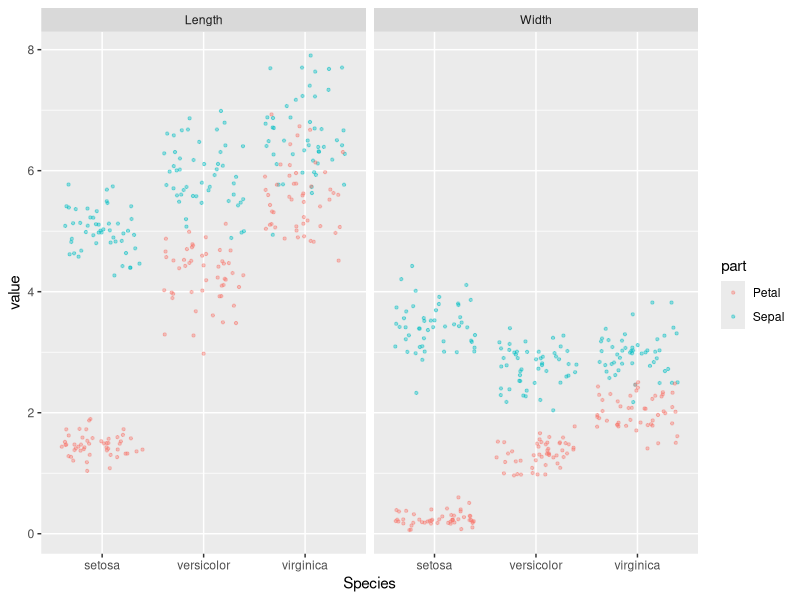
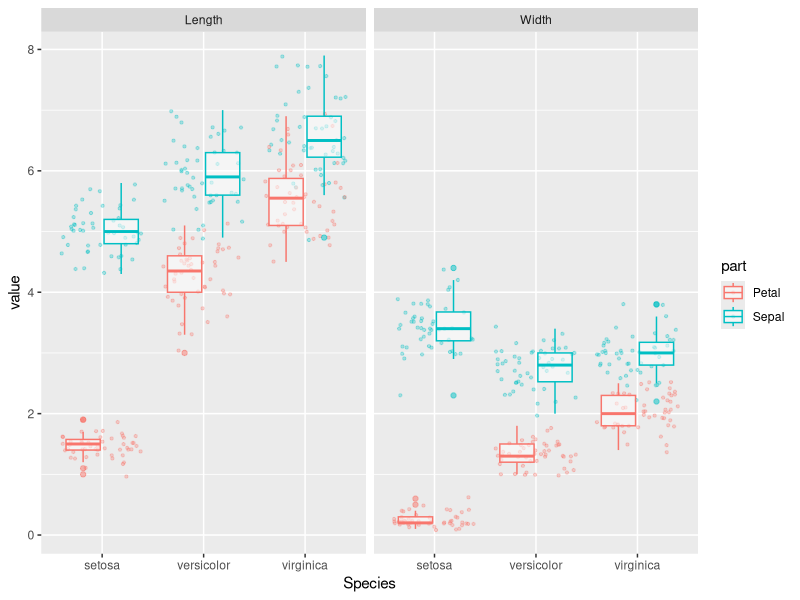
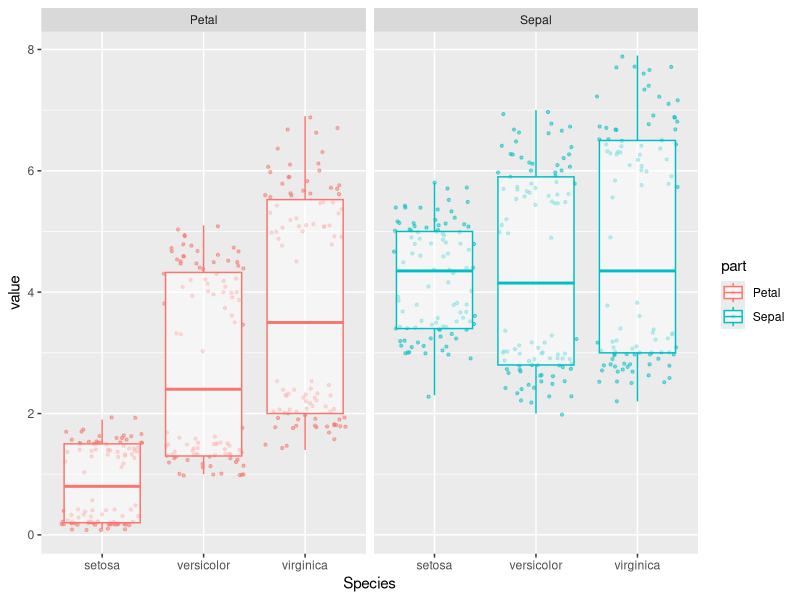
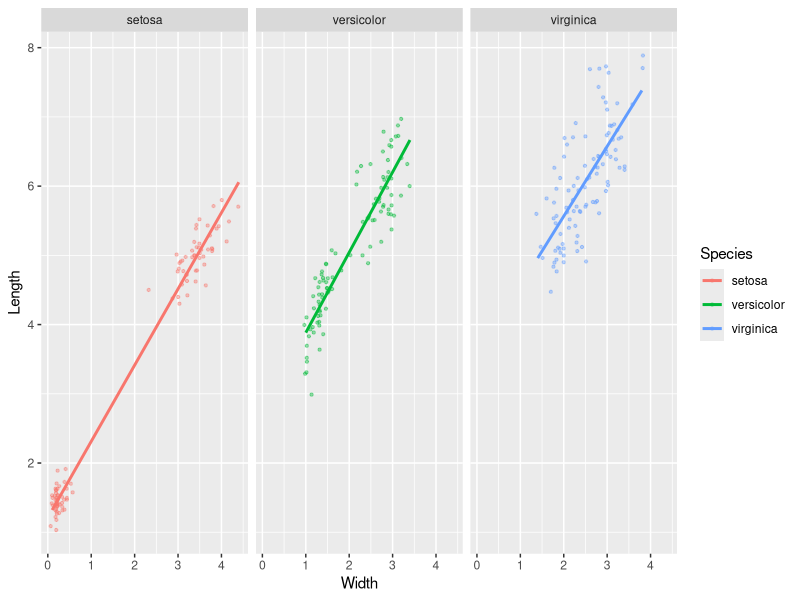
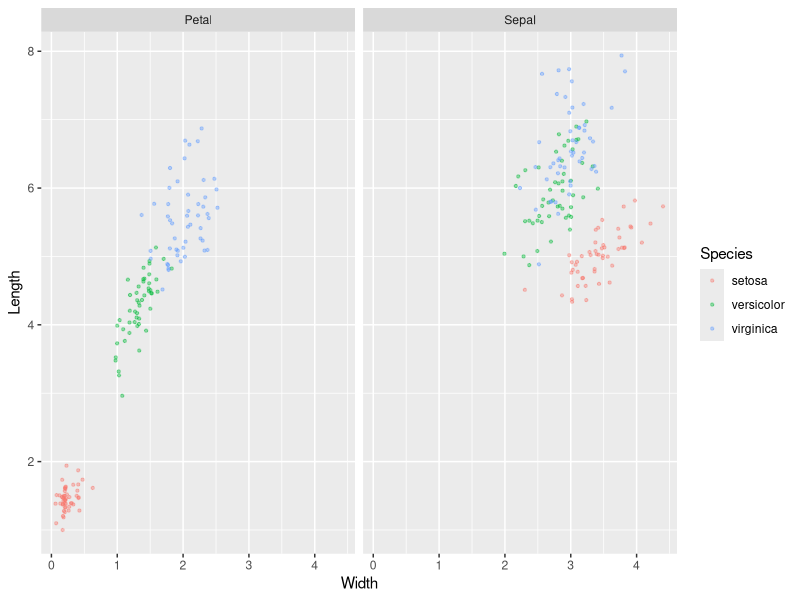
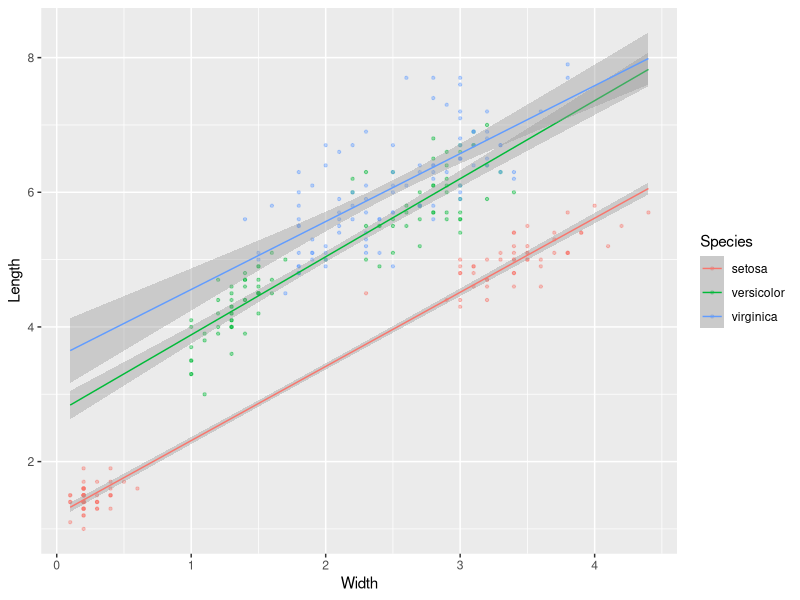

These figures' R source, in order:
# Iris

# Getting the Data
data("iris")
head(iris)

# Loading the Libraries
library(ggplot2)
library(dplyr)
library(tidyr)

# Summary of the Data
summary(iris)

head(iris, n = 10)


# Forming to Long Iris
long_iris <- iris%>%
  gather(part,value,Sepal.Length,Sepal.Width,Petal.Length ,Petal.Width)%>%
  separate(part, c('part', 'measure'), sep = '\\.')
head(long_iris, n=10)


sapply(long_iris, class)

fcts <- c('part', 'measure')
long_iris[fcts] <- lapply(long_iris[fcts], as.factor)
sapply(long_iris, class)


Missing_d <- function(x){sum(is.na(x))/length(x)*100}


apply(long_iris, 2, Missing_d)



is_special <- function(x){
  if(is.numeric(x)) !is.finite(x) else is.na(x)
}


sapply(long_iris, is_special)



# Checking for NA Values

sum(is.na(long_iris$value))


## Exploratory Data Analysis
p <- ggplot(long_iris, aes(x = Species, y = value, col = part)) 
p + geom_jitter(alpha = 0.4, size = 0.8) + facet_grid(.~ measure)
p + geom_jitter(alpha = 0.3, size = 0.8) + stat_boxplot(alpha = 0.5) + facet_grid(.~ measure)
p + geom_jitter(alpha = 0.5, size = 0.8) + stat_boxplot(alpha = 0.5) + facet_grid(.~ part)



iris$Flower <- 1:nrow(iris)

#create wide_iris
wide_iris <- iris %>%
  gather(key, value, -Species, -Flower) %>%
  separate(key, c("Part", "Measure"),sep = "\\.") %>%
  spread(Measure, value)

head(wide_iris, n=10)



q <- ggplot(wide_iris, aes(x = Width, y = Length, col = Species))
q + geom_jitter(alpha = 0.4, size = 0.8) + facet_grid(. ~ Species) + 
  stat_smooth(method = 'lm', se = F)
q + geom_jitter(alpha = 0.4, size = 0.8) + facet_grid(. ~ Part)
q + geom_point(alpha = 0.4, size = 0.8)  + stat_smooth(method = 'lm', fullrange = T, size = 0.5)